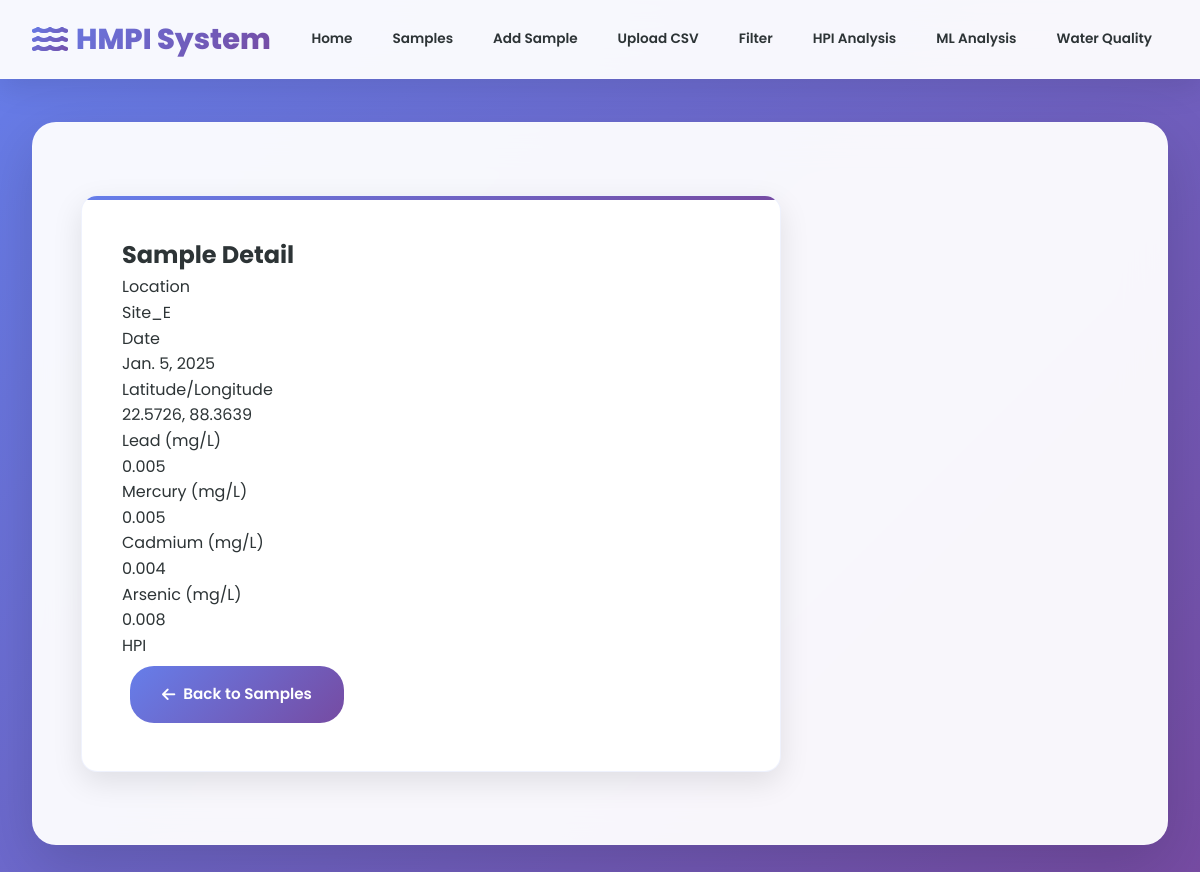
The app's page /sample/5/ with its own data.
### hmpi_system_app/models.py (models this page shows, shortened)
class Sample(models.Model):
    location = models.CharField(max_length=100)
    date = models.DateField()
    lead = models.FloatField()
    mercury = models.FloatField()
    cadmium = models.FloatField()
    arsenic = models.FloatField()
    latitude = models.FloatField(blank=True, null=True)
    longitude = models.FloatField(blank=True, null=True)

### hmpi_system_app/views.py (the view)
# urls.py: path('sample/<int:pk>/', views.sample_detail, name='sample_detail'),
def sample_detail(request, pk):
    sample = get_object_or_404(Sample, pk=pk)
    try:
        from .ml_utils import create_individual_graph
        graph = create_individual_graph(sample)
    except Exception:
        graph = None
    hpi = calculate_HPI(_conc_dict(sample))
    is_drinkable, filters = analyze_sample(sample)
    context = {
        'sample': sample,
        'graph': graph,
        'hpi': hpi,
        'is_drinkable': is_drinkable,
        'filters': filters,
    }
    return render(request, 'hmpi_system_app/sample_detail.html', context)

### hmpi_system_app/utils.py (called while the page is built)
def calculate_HPI(concentrations):
    total_weighted_quality = 0
    total_weights = 0
    for metal, conc in concentrations.items():
        Si = STANDARD_LIMITS.get(metal)
        if Si is None:
            continue  # Skip metals without standards
        Wi = 1 / Si
        Qi = (conc / Si) * 100
        total_weighted_quality += Wi * Qi
        total_weights += Wi
    if total_weights == 0:
        return 0
    HPI = total_weighted_quality / total_weights
    return HPI

def analyze_sample(sample):
    limits = {
        'lead': 0.01,
        'mercury': 0.006,
        'cadmium': 0.003,
        'arsenic': 0.01,
    }
    unsafe_metals = []
    if sample.lead > limits['lead']:
        unsafe_metals.append('Lead')
    if sample.mercury > limits['mercury']:
        unsafe_metals.append('Mercury')
    if sample.cadmium > limits['cadmium']:
        unsafe_metals.append('Cadmium')
    if sample.arsenic > limits['arsenic']:
        unsafe_metals.append('Arsenic')
    is_drinkable = len(unsafe_metals) == 0
    suggested_filters = []
    if 'Lead' in unsafe_metals or 'Cadmium' in unsafe_metals or 'Arsenic' in unsafe_metals:
        suggested_filters.append('Reverse Osmosis')
    if 'Mercury' in unsafe_metals:
        suggested_filters.append('Activated Carbon Filter')
    return is_drinkable, suggested_filters

### hmpi_system_app/views.py (called while the page is built)
def _conc_dict(sample):
    return {
        'lead': sample.lead,
        'mercury': sample.mercury,
        'cadmium': sample.cadmium,
        'arsenic': sample.arsenic,
    }

### hmpi_system_app/templates/hmpi_system_app/sample_detail.html (shortened to what this page needs)
{% extends "hmpi_system_app/base.html" %}
{% block content %}
<div class="card bg-white bg-opacity-90 rounded-4 shadow-lg p-5 mx-auto" style="max-width: 700px;">
    <h2 class="text-primary fw-bold mb-4 text-center">Sample Detail</h2>
    <dl class="row fs-5">
        <dt class="col-sm-4">Location</dt>
        <dd class="col-sm-8">{{ sample.location }}</dd>
        <dt class="col-sm-4">Date</dt>
        <dd class="col-sm-8">{{ sample.date }}</dd>
        <dt class="col-sm-4">Latitude/Longitude</dt>
        <dd class="col-sm-8">{{ sample.latitude }}, {{ sample.longitude }}</dd>
        <dt class="col-sm-4">Lead (mg/L)</dt>
        <dd class="col-sm-8">{{ sample.lead }}</dd>
        <dt class="col-sm-4">Mercury (mg/L)</dt>
        <dd class="col-sm-8">{{ sample.mercury }}</dd>
        <dt class="col-sm-4">Cadmium (mg/L)</dt>
        <dd class="col-sm-8">{{ sample.cadmium }}</dd>
        <dt class="col-sm-4">Arsenic (mg/L)</dt>
        <dd class="col-sm-8">{{ sample.arsenic }}</dd>
        <dt class="col-sm-4">HPI</dt>
    </dl>
    <div class="text-end mt-4">
        <a href="{% url 'sample_list' %}" class="btn btn-primary rounded-pill px-4">
            <i class="fas fa-arrow-left"></i> Back to Samples
        </a>
    </div>
</div>
{% endblock %}

### hmpi_system_app/templates/hmpi_system_app/base.html (style rules this page uses)
:root { --primary-gradient: linear-gradient(135deg, #667eea 0%, #764ba2 100%); --secondary-gradient: linear-gradient(135deg, #f093fb 0%, #f5576c 100%); --success-gradient: linear-gradient(135deg, #4facfe 0%, #00f2fe 100%); --warning-gradient: linear-gradient(135deg, #43e97b 0%, #38f9d7 100%); --danger-gradient: linear-gradient(135deg, #fa709a 0%, #fee140 100%); --dark-gradient: linear-gradient(135deg, #667eea 0%, #764ba2 100%); --white: #ffffff; --light-gray: #f8f9fa; --gray: #6c757d; --dark: #2d3436; --shadow: 0 10px 30px rgba(0, 0, 0, 0.1); --shadow-lg: 0 20px 60px rgba(0, 0, 0, 0.15); --border-radius: 16px; --border-radius-sm: 8px; --border-radius-lg: 24px; --transition: all 0.3s cubic-bezier(0.4, 0, 0.2, 1); }
* { margin: 0; padding: 0; box-sizing: border-box; }
body { font-family: 'Poppins', sans-serif; background: var(--primary-gradient); min-height: 100vh; color: var(--dark); line-height: 1.6; }
.btn { background: var(--primary-gradient); color: var(--white); border: none; padding: 1rem 2rem; border-radius: var(--border-radius-lg); font-weight: 600; cursor: pointer; transition: var(--transition); text-decoration: none; display: inline-flex; align-items: center; gap: 0.5rem; margin: 0.5rem; font-size: 0.95rem; position: relative; overflow: hidden; }
.btn::before { content: ''; position: absolute; top: 0; left: -100%; width: 100%; height: 100%; background: linear-gradient(90deg, transparent, rgba(255, 255, 255, 0.2), transparent); transition: left 0.5s; }
.card { background: var(--white); padding: 2.5rem; border-radius: var(--border-radius); box-shadow: var(--shadow); margin: 1.5rem 0; transition: var(--transition); border: 1px solid rgba(102, 126, 234, 0.1); position: relative; overflow: hidden; }
.card::before { content: ''; position: absolute; top: 0; left: 0; width: 100%; height: 4px; background: var(--primary-gradient); }

### records on screen
Sample: location "Site_E", date "Jan. 5, 2025", latitude "22.5726", longitude "88.3639", lead "0.005", mercury "0.005", cadmium "0.004", arsenic "0.008"
